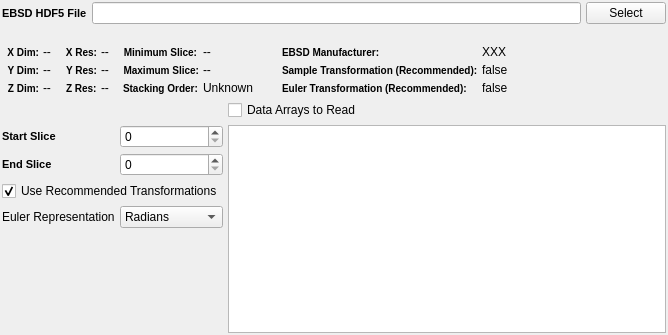
<?xml version="1.0" encoding="UTF-8"?>
<ui version="4.0">
 <class>ReadH5EbsdWidget</class>
 <widget class="QWidget" name="ReadH5EbsdWidget">
  <property name="geometry">
   <rect>
    <x>0</x>
    <y>0</y>
    <width>668</width>
    <height>335</height>
   </rect>
  </property>
  <layout class="QVBoxLayout" name="verticalLayout">
   <property name="spacing">
    <number>5</number>
   </property>
   <property name="leftMargin">
    <number>2</number>
   </property>
   <property name="topMargin">
    <number>2</number>
   </property>
   <property name="rightMargin">
    <number>2</number>
   </property>
   <property name="bottomMargin">
    <number>2</number>
   </property>
   <item>
    <layout class="QGridLayout" name="gridLayout">
     <property name="topMargin">
      <number>0</number>
     </property>
     <property name="horizontalSpacing">
      <number>-1</number>
     </property>
     <property name="verticalSpacing">
      <number>2</number>
     </property>
     <item row="0" column="0">
      <widget class="QLabel" name="label">
       <property name="styleSheet">
        <string notr="true">QLabel {
font-weight: bold;
font-size: 11px;
}</string>
       </property>
       <property name="text">
        <string>EBSD HDF5 File</string>
       </property>
      </widget>
     </item>
     <item row="0" column="2">
      <widget class="QPushButton" name="m_LineEditBtn">
       <property name="sizePolicy">
        <sizepolicy hsizetype="Maximum" vsizetype="Fixed">
         <horstretch>0</horstretch>
         <verstretch>0</verstretch>
        </sizepolicy>
       </property>
       <property name="text">
        <string>Select</string>
       </property>
      </widget>
     </item>
     <item row="0" column="1">
      <widget class="QtSLineEdit" name="m_LineEdit">
       <property name="sizePolicy">
        <sizepolicy hsizetype="Expanding" vsizetype="Fixed">
         <horstretch>0</horstretch>
         <verstretch>0</verstretch>
        </sizepolicy>
       </property>
      </widget>
     </item>
     <item row="1" column="1">
      <widget class="SVSmallLabel" name="absPathLabel">
       <property name="font">
        <font>
         <italic>false</italic>
        </font>
       </property>
       <property name="text">
        <string/>
       </property>
       <property name="wordWrap">
        <bool>true</bool>
       </property>
       <property name="textInteractionFlags">
        <set>Qt::LinksAccessibleByMouse|Qt::TextSelectableByKeyboard|Qt::TextSelectableByMouse</set>
       </property>
      </widget>
     </item>
    </layout>
   </item>
   <item>
    <layout class="QGridLayout" name="gridLayout_2">
     <property name="rightMargin">
      <number>0</number>
     </property>
     <property name="spacing">
      <number>4</number>
     </property>
     <item row="1" column="5">
      <spacer name="horizontalSpacer">
       <property name="orientation">
        <enum>Qt::Horizontal</enum>
       </property>
       <property name="sizeHint" stdset="0">
        <size>
         <width>40</width>
         <height>20</height>
        </size>
       </property>
      </spacer>
     </item>
     <item row="1" column="1">
      <layout class="QFormLayout" name="formLayout_4">
       <property name="labelAlignment">
        <set>Qt::AlignRight|Qt::AlignTrailing|Qt::AlignVCenter</set>
       </property>
       <property name="leftMargin">
        <number>5</number>
       </property>
       <property name="rightMargin">
        <number>5</number>
       </property>
       <item row="0" column="0">
        <widget class="QLabel" name="label_16">
         <property name="font">
          <font>
           <pointsize>-1</pointsize>
           <weight>75</weight>
           <bold>true</bold>
          </font>
         </property>
         <property name="styleSheet">
          <string notr="true">QLabel {
font-weight: bold;
font-size: 10px;
}</string>
         </property>
         <property name="text">
          <string>X Res:</string>
         </property>
         <property name="alignment">
          <set>Qt::AlignRight|Qt::AlignTrailing|Qt::AlignVCenter</set>
         </property>
        </widget>
       </item>
       <item row="0" column="1">
        <widget class="QLabel" name="m_XRes">
         <property name="text">
          <string>--</string>
         </property>
         <property name="scaledContents">
          <bool>true</bool>
         </property>
        </widget>
       </item>
       <item row="1" column="0">
        <widget class="QLabel" name="label_17">
         <property name="font">
          <font>
           <pointsize>-1</pointsize>
           <weight>75</weight>
           <bold>true</bold>
          </font>
         </property>
         <property name="styleSheet">
          <string notr="true">QLabel {
font-weight: bold;
font-size: 10px;
}</string>
         </property>
         <property name="text">
          <string>Y Res:</string>
         </property>
         <property name="alignment">
          <set>Qt::AlignRight|Qt::AlignTrailing|Qt::AlignVCenter</set>
         </property>
        </widget>
       </item>
       <item row="1" column="1">
        <widget class="QLabel" name="m_YRes">
         <property name="text">
          <string>--</string>
         </property>
         <property name="scaledContents">
          <bool>true</bool>
         </property>
        </widget>
       </item>
       <item row="2" column="0">
        <widget class="QLabel" name="label_200">
         <property name="font">
          <font>
           <pointsize>-1</pointsize>
           <weight>75</weight>
           <bold>true</bold>
          </font>
         </property>
         <property name="styleSheet">
          <string notr="true">QLabel {
font-weight: bold;
font-size: 10px;
}</string>
         </property>
         <property name="text">
          <string>Z Res:</string>
         </property>
        </widget>
       </item>
       <item row="2" column="1">
        <widget class="QLabel" name="m_ZRes">
         <property name="text">
          <string>--</string>
         </property>
         <property name="scaledContents">
          <bool>true</bool>
         </property>
        </widget>
       </item>
      </layout>
     </item>
     <item row="1" column="0">
      <layout class="QFormLayout" name="formLayout_3">
       <property name="fieldGrowthPolicy">
        <enum>QFormLayout::AllNonFixedFieldsGrow</enum>
       </property>
       <property name="leftMargin">
        <number>5</number>
       </property>
       <property name="rightMargin">
        <number>5</number>
       </property>
       <item row="0" column="0">
        <widget class="QLabel" name="label_13">
         <property name="font">
          <font>
           <pointsize>-1</pointsize>
           <weight>75</weight>
           <bold>true</bold>
          </font>
         </property>
         <property name="styleSheet">
          <string notr="true">QLabel {
font-weight: bold;
font-size: 10px;
}</string>
         </property>
         <property name="text">
          <string>X Dim:</string>
         </property>
         <property name="alignment">
          <set>Qt::AlignRight|Qt::AlignTrailing|Qt::AlignVCenter</set>
         </property>
        </widget>
       </item>
       <item row="0" column="1">
        <widget class="QLabel" name="m_XDim">
         <property name="text">
          <string>--</string>
         </property>
         <property name="scaledContents">
          <bool>true</bool>
         </property>
        </widget>
       </item>
       <item row="1" column="0">
        <widget class="QLabel" name="label_14">
         <property name="font">
          <font>
           <pointsize>-1</pointsize>
           <weight>75</weight>
           <bold>true</bold>
          </font>
         </property>
         <property name="styleSheet">
          <string notr="true">QLabel {
font-weight: bold;
font-size: 10px;
}</string>
         </property>
         <property name="text">
          <string>Y Dim:</string>
         </property>
         <property name="alignment">
          <set>Qt::AlignRight|Qt::AlignTrailing|Qt::AlignVCenter</set>
         </property>
        </widget>
       </item>
       <item row="1" column="1">
        <widget class="QLabel" name="m_YDim">
         <property name="text">
          <string>--</string>
         </property>
         <property name="scaledContents">
          <bool>true</bool>
         </property>
        </widget>
       </item>
       <item row="2" column="0">
        <widget class="QLabel" name="label_15">
         <property name="font">
          <font>
           <pointsize>-1</pointsize>
           <weight>75</weight>
           <bold>true</bold>
          </font>
         </property>
         <property name="styleSheet">
          <string notr="true">QLabel {
font-weight: bold;
font-size: 10px;
}</string>
         </property>
         <property name="text">
          <string>Z Dim:</string>
         </property>
         <property name="alignment">
          <set>Qt::AlignRight|Qt::AlignTrailing|Qt::AlignVCenter</set>
         </property>
        </widget>
       </item>
       <item row="2" column="1">
        <widget class="QLabel" name="m_ZDim">
         <property name="text">
          <string>--</string>
         </property>
         <property name="scaledContents">
          <bool>true</bool>
         </property>
        </widget>
       </item>
      </layout>
     </item>
     <item row="1" column="4">
      <layout class="QFormLayout" name="formLayout_2">
       <property name="fieldGrowthPolicy">
        <enum>QFormLayout::AllNonFixedFieldsGrow</enum>
       </property>
       <property name="labelAlignment">
        <set>Qt::AlignLeading|Qt::AlignLeft|Qt::AlignVCenter</set>
       </property>
       <property name="leftMargin">
        <number>5</number>
       </property>
       <property name="rightMargin">
        <number>5</number>
       </property>
       <item row="0" column="0">
        <widget class="QLabel" name="label_23">
         <property name="font">
          <font>
           <pointsize>-1</pointsize>
           <weight>75</weight>
           <bold>true</bold>
          </font>
         </property>
         <property name="styleSheet">
          <string notr="true">QLabel {
font-weight: bold;
font-size: 10px;
}</string>
         </property>
         <property name="text">
          <string>EBSD Manufacturer:</string>
         </property>
         <property name="alignment">
          <set>Qt::AlignJustify|Qt::AlignVCenter</set>
         </property>
         <property name="wordWrap">
          <bool>false</bool>
         </property>
        </widget>
       </item>
       <item row="0" column="1">
        <widget class="QLabel" name="m_EbsdManufacturer">
         <property name="text">
          <string>XXX</string>
         </property>
         <property name="scaledContents">
          <bool>true</bool>
         </property>
        </widget>
       </item>
       <item row="1" column="0">
        <widget class="QLabel" name="label_3">
         <property name="font">
          <font>
           <pointsize>-1</pointsize>
           <weight>75</weight>
           <bold>true</bold>
          </font>
         </property>
         <property name="styleSheet">
          <string notr="true">QLabel {
font-weight: bold;
font-size: 10px;
}</string>
         </property>
         <property name="text">
          <string>Sample Transformation (Recommended):</string>
         </property>
         <property name="alignment">
          <set>Qt::AlignJustify|Qt::AlignVCenter</set>
         </property>
         <property name="wordWrap">
          <bool>false</bool>
         </property>
        </widget>
       </item>
       <item row="1" column="1">
        <widget class="QLabel" name="m_SampleTransformationLabel">
         <property name="text">
          <string>false</string>
         </property>
         <property name="scaledContents">
          <bool>true</bool>
         </property>
        </widget>
       </item>
       <item row="2" column="0">
        <widget class="QLabel" name="label_20">
         <property name="font">
          <font>
           <pointsize>-1</pointsize>
           <weight>75</weight>
           <bold>true</bold>
          </font>
         </property>
         <property name="styleSheet">
          <string notr="true">QLabel {
font-weight: bold;
font-size: 10px;
}</string>
         </property>
         <property name="text">
          <string>Euler Transformation (Recommended):</string>
         </property>
         <property name="alignment">
          <set>Qt::AlignJustify|Qt::AlignVCenter</set>
         </property>
         <property name="wordWrap">
          <bool>false</bool>
         </property>
        </widget>
       </item>
       <item row="2" column="1">
        <widget class="QLabel" name="m_EulerTransformationLabel">
         <property name="text">
          <string>false</string>
         </property>
         <property name="scaledContents">
          <bool>true</bool>
         </property>
        </widget>
       </item>
      </layout>
     </item>
     <item row="1" column="2">
      <layout class="QFormLayout" name="formLayout">
       <property name="fieldGrowthPolicy">
        <enum>QFormLayout::FieldsStayAtSizeHint</enum>
       </property>
       <property name="labelAlignment">
        <set>Qt::AlignLeading|Qt::AlignLeft|Qt::AlignVCenter</set>
       </property>
       <property name="leftMargin">
        <number>5</number>
       </property>
       <property name="rightMargin">
        <number>5</number>
       </property>
       <item row="0" column="1">
        <widget class="QLabel" name="m_ZMin">
         <property name="text">
          <string>--</string>
         </property>
         <property name="scaledContents">
          <bool>true</bool>
         </property>
        </widget>
       </item>
       <item row="1" column="0">
        <widget class="QLabel" name="label_54">
         <property name="font">
          <font>
           <pointsize>-1</pointsize>
           <weight>75</weight>
           <bold>true</bold>
          </font>
         </property>
         <property name="styleSheet">
          <string notr="true">QLabel {
font-weight: bold;
font-size: 10px;
}</string>
         </property>
         <property name="text">
          <string>Maximum Slice:</string>
         </property>
         <property name="alignment">
          <set>Qt::AlignRight|Qt::AlignTrailing|Qt::AlignVCenter</set>
         </property>
        </widget>
       </item>
       <item row="1" column="1">
        <widget class="QLabel" name="m_ZMax">
         <property name="text">
          <string>--</string>
         </property>
         <property name="scaledContents">
          <bool>true</bool>
         </property>
        </widget>
       </item>
       <item row="0" column="0">
        <widget class="QLabel" name="label_7">
         <property name="font">
          <font>
           <pointsize>-1</pointsize>
           <weight>75</weight>
           <bold>true</bold>
          </font>
         </property>
         <property name="styleSheet">
          <string notr="true">QLabel {
font-weight: bold;
font-size: 10px;
}</string>
         </property>
         <property name="text">
          <string>Minimum Slice:</string>
         </property>
         <property name="alignment">
          <set>Qt::AlignRight|Qt::AlignTrailing|Qt::AlignVCenter</set>
         </property>
        </widget>
       </item>
       <item row="2" column="1">
        <widget class="QLabel" name="m_RefFrameZDir">
         <property name="text">
          <string>Unknown</string>
         </property>
         <property name="scaledContents">
          <bool>true</bool>
         </property>
        </widget>
       </item>
       <item row="2" column="0">
        <widget class="QLabel" name="label_24">
         <property name="font">
          <font>
           <pointsize>-1</pointsize>
           <weight>75</weight>
           <bold>true</bold>
          </font>
         </property>
         <property name="styleSheet">
          <string notr="true">QLabel {
font-weight: bold;
font-size: 10px;
}</string>
         </property>
         <property name="text">
          <string>Stacking Order:</string>
         </property>
         <property name="scaledContents">
          <bool>false</bool>
         </property>
        </widget>
       </item>
      </layout>
     </item>
     <item row="1" column="3">
      <spacer name="horizontalSpacer_2">
       <property name="orientation">
        <enum>Qt::Horizontal</enum>
       </property>
       <property name="sizeType">
        <enum>QSizePolicy::Fixed</enum>
       </property>
       <property name="sizeHint" stdset="0">
        <size>
         <width>15</width>
         <height>20</height>
        </size>
       </property>
      </spacer>
     </item>
    </layout>
   </item>
   <item>
    <layout class="QGridLayout" name="widgetLayout">
     <item row="2" column="2">
      <widget class="SVSpinBox" name="m_ZEndIndex">
       <property name="minimumSize">
        <size>
         <width>75</width>
         <height>0</height>
        </size>
       </property>
      </widget>
     </item>
     <item row="5" column="1" colspan="2">
      <spacer name="verticalSpacer">
       <property name="orientation">
        <enum>Qt::Vertical</enum>
       </property>
       <property name="sizeHint" stdset="0">
        <size>
         <width>20</width>
         <height>40</height>
        </size>
       </property>
      </spacer>
     </item>
     <item row="2" column="1">
      <widget class="QLabel" name="label_6">
       <property name="styleSheet">
        <string notr="true">QLabel {
font-weight: bold;
font-size: 11px;
}</string>
       </property>
       <property name="text">
        <string>End Slice</string>
       </property>
      </widget>
     </item>
     <item row="1" column="3" rowspan="5">
      <widget class="QListWidget" name="m_CellList">
       <property name="selectionMode">
        <enum>QAbstractItemView::NoSelection</enum>
       </property>
       <property name="uniformItemSizes">
        <bool>true</bool>
       </property>
      </widget>
     </item>
     <item row="0" column="3">
      <widget class="QCheckBox" name="m_DataArraysCheckBox">
       <property name="text">
        <string>Data Arrays to Read</string>
       </property>
       <property name="tristate">
        <bool>true</bool>
       </property>
      </widget>
     </item>
     <item row="3" column="1" colspan="2">
      <widget class="QCheckBox" name="m_UseTransformations">
       <property name="layoutDirection">
        <enum>Qt::LeftToRight</enum>
       </property>
       <property name="text">
        <string>Use Recommended Transformations</string>
       </property>
       <property name="checked">
        <bool>true</bool>
       </property>
      </widget>
     </item>
     <item row="1" column="2">
      <widget class="SVSpinBox" name="m_ZStartIndex">
       <property name="minimumSize">
        <size>
         <width>75</width>
         <height>0</height>
        </size>
       </property>
      </widget>
     </item>
     <item row="1" column="1">
      <widget class="QLabel" name="label_5">
       <property name="styleSheet">
        <string notr="true">QLabel {
font-weight: bold;
font-size: 11px;
}</string>
       </property>
       <property name="text">
        <string>Start Slice</string>
       </property>
      </widget>
     </item>
     <item row="4" column="2">
      <widget class="QComboBox" name="m_AngleRepresentationCB">
       <item>
        <property name="text">
         <string>Radians</string>
        </property>
       </item>
       <item>
        <property name="text">
         <string>Degrees</string>
        </property>
       </item>
      </widget>
     </item>
     <item row="4" column="1">
      <widget class="QLabel" name="label_2">
       <property name="toolTip">
        <string extracomment="Are the Euler angles represented in Degrees or Radians"/>
       </property>
       <property name="text">
        <string>Euler Representation</string>
       </property>
      </widget>
     </item>
    </layout>
   </item>
  </layout>
 </widget>
 <customwidgets>
  <customwidget>
   <class>QtSLineEdit</class>
   <extends>QLineEdit</extends>
   <header location="global">QtSLineEdit.h</header>
  </customwidget>
  <customwidget>
   <class>SVSmallLabel</class>
   <extends>QLabel</extends>
   <header location="global">SVControlWidgets.h</header>
  </customwidget>
  <customwidget>
   <class>SVSpinBox</class>
   <extends>QSpinBox</extends>
   <header location="global">SVControlWidgets.h</header>
  </customwidget>
 </customwidgets>
 <resources/>
 <connections/>
</ui>
